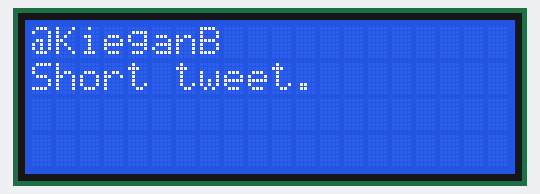
Simulated run of this sketch. Board: Arduino Uno, built with avr-gcc and run on an emulated ATmega328P. On the bench: 20×4 character LCD.

Above: at 0.1 s.
At 5.2 s:
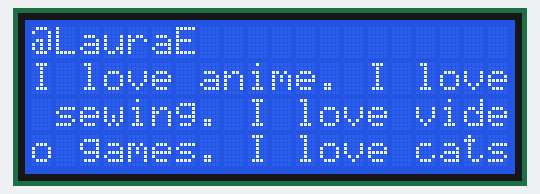
At 11.4 s:
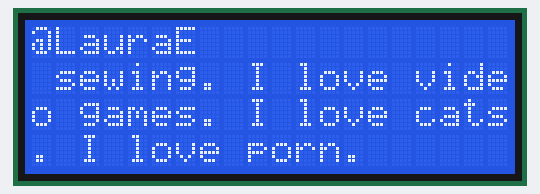
At 31.8 s:
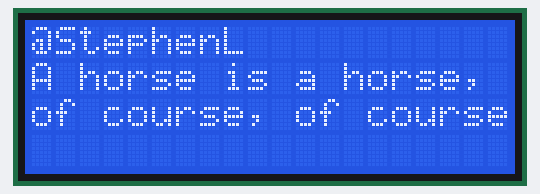

Measured:
- what the display in image 1 shows lasts 2.0 s, from 5.2 s to 7.2 s
- what the display in image 3 shows lasts 5.1 s, from 31.7 s to 36.8 s

The sketch:

lcd_panel.ino
```cpp
/*-----( Import needed libraries )-----*/
#include <Wire.h>  // Comes with Arduino IDE
// Get the LCD I2C Library here:
// https://bitbucket.org/fmalpartida/new-liquidcrystal/downloads
// Move any other LCD libraries to another folder or delete them
// See Library "Docs" folder for possible commands etc.
#include <LiquidCrystal_I2C.h>
#include <ArduinoJson.h>

/*-----( Declare Constants )-----*/
/*-----( Declare objects )-----*/
// set the LCD address to 0x27 for a 16 chars 2 line display
// A FEW use address 0x3F
// Set the pins on the I2C chip used for LCD connections:
//                    addr, en,rw,rs,d4,d5,d6,d7,bl,blpol
LiquidCrystal_I2C lcd(0x27, 2, 1, 0, 4, 5, 6, 7, 3, POSITIVE);  // Set the LCD I2C address

String tweet1 = "{\"title\":\"@KieganB\",\"message\":\"Short tweet.\"}";
String tweet2 = "{\"title\":\"@LauraE\",\"message\":\"I love anime. I love sewing. I love video games. I love cats. I love porn.\"}";
String tweet3 = "{\"title\":\"@StephenL\",\"message\":\"A horse is a horse, of course, of course\"}";
String tweets[] = { tweet1, tweet2, tweet3 };

const int LINE_SIZE = 20; // maximum number of message characters per display line
const int DISPLAY_LINES = 4; // number of lines of the display can show
const int MAX_CHARS = LINE_SIZE * (DISPLAY_LINES-1); // maximum number of message characters that can be displayed at once

void setup()   /*----( SETUP: RUNS ONCE )----*/
{
  lcd.begin(LINE_SIZE,DISPLAY_LINES);
  lcd.backlight();

}


void loop()   /*----( LOOP: RUNS CONSTANTLY )----*/
{
  for (int i=0; i<3; i++){
    StaticJsonBuffer<200> jsonBuffer;
    JsonObject& message = jsonBuffer.parseObject(tweets[i]);
    if (!message.success()) {
        lcd.write("Could not parse JSON");
        delay(3000);
        lcd.clear();
        continue;
    }

    String title = String((const char*)message["title"]);
    String text = String((const char*)message["message"]);

    int numLines = (text.length()/LINE_SIZE);
    if ((text.length() % LINE_SIZE) > 1){
      numLines++;
    }

    if (text.length() > MAX_CHARS){
      for(int t=0; t<2; t++){
        for(int i=0;(i+(DISPLAY_LINES-1))<=numLines; i++){
          lcd.setCursor(0,0);
          lcd.write(title.c_str());
          for(int j=0; j<(DISPLAY_LINES-1); j++){
             lcd.setCursor(0,(j+1));
             String line=text.substring((j+i)*LINE_SIZE,(j+i+1)*LINE_SIZE);
             lcd.write(line.c_str());
          }
          delay(2000);
          lcd.clear();
        }
      }
    }

    else {
      lcd.setCursor(0,0);
      lcd.write(title.c_str());
      for(int i=0; i<numLines; i++){
        lcd.setCursor(0,(i+1));
        String line=text.substring(i*LINE_SIZE,(i+1)*LINE_SIZE);
        lcd.write(line.c_str());
      }
      delay(5000);
      lcd.clear();
    }
  }
}
/*
  {
    // when characters arrive over the serial port...
    if (Serial.available()) {
      // wait a bit for the entire message to arrive
      delay(100);
      // clear the screen
      lcd.clear();
      // read all the available characters
      while (Serial.available() > 0) {
        // display each character to the LCD
        lcd.write(Serial.read());
      }
    }
  }*/
```
